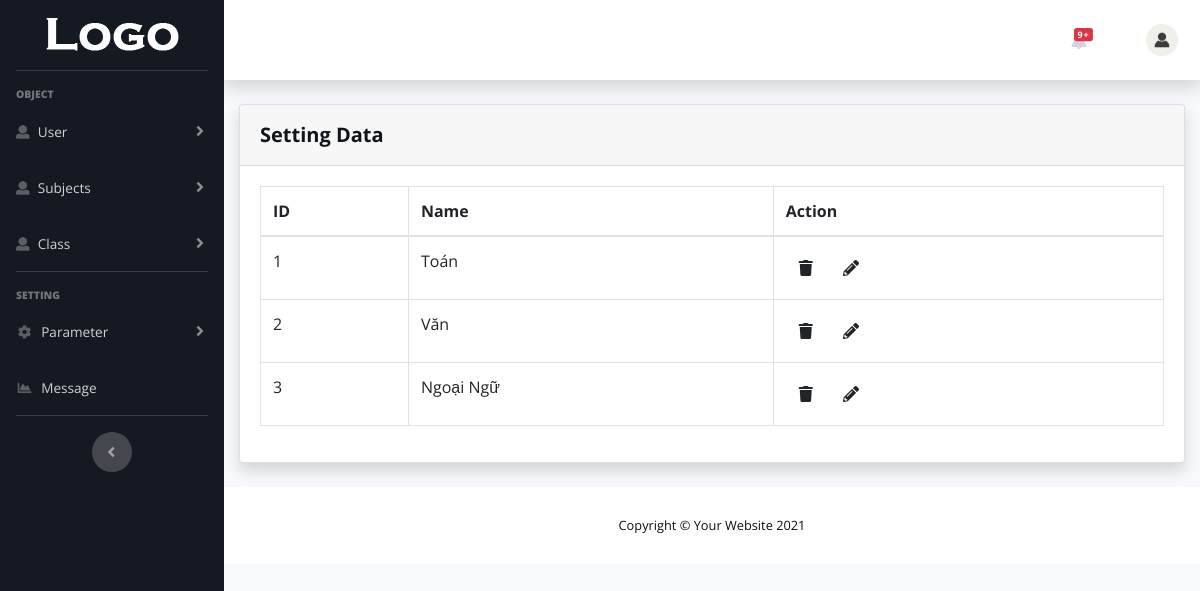
Page /project/admin?action=subjects on the committed database.
### tables this page shows
CREATE TABLE `parameter` (
  `key_id` int(11) NOT NULL,
  `key` text NOT NULL,
  `data` text NOT NULL,
  `value` text NOT NULL
);

CREATE TABLE `subjects` (
  `id` int(11) NOT NULL,
  `name` text NOT NULL
);

### _model/Parameter.php (called while the page is built, shortened)
<?php
class Parameter
{
    public static function getValueByKey($key)
    {
        $conn = DBConnection::getConnection();
        $sql = "SELECT * FROM `parameter` WHERE `key` = '" . $key . "'";
        $rs = mysqli_query($conn, $sql);
        $data = 1;
        if (mysqli_num_rows($rs) > 0) {
            while ($row = mysqli_fetch_object($rs)) {
                $data = $row->value;
            }
        }
        return $data;
    }
}

### _model/Message.php (called while the page is built, shortened)
<?php
class Message
{
    public static function getAll()
    {
        $rows = [];
        $conn = DBConnection::getConnection();
        $sql = "SELECT * FROM `message` ORDER BY id DESC LIMIT 10";
        $rs = mysqli_query($conn, $sql);
        if (mysqli_num_rows($rs) > 0) {
            while ($row = mysqli_fetch_object($rs)) {
                $data = new Message($row->id, $row->value, $row->date);
                $rows[] = $data;
            }
        }
        return $rows;
    }
}

### _model/Subjects.php (called while the page is built, shortened)
<?php
class Subjects
{
    private $ID;
    private $name;
    public function __construct($ID, $name)
    {
        $this->ID = $ID;
        $this->name = $name;
    }
    public function getID()
    {
        return $this->ID;
    }
    public function getName()
    {
        return $this->name;
    }
    public static function getAll()
    {
        $rows = [];
        $conn = DBConnection::getConnection();
        $sql = "SELECT * FROM `subjects`";
        $rs = mysqli_query($conn, $sql);
        if (mysqli_num_rows($rs) > 0) {
            while ($row = mysqli_fetch_object($rs)) {
                $data = new Subjects($row->id, $row->name);
                $rows[] = $data;
            }
        }
        return $rows;
    }
}

### admin.php (the view, shortened to what this page needs)
<?php
require_once './_model/Parameter.php';
require_once './_model/Message.php';
?>
<!DOCTYPE html>
<html lang="en">
<head>
    <link href="vendor/fontawesome-free/css/all.min.css" rel="stylesheet" type="text/css">
    <link href="<?= Parameter::getValueByKey('home_path') ?>/_assets/css/admin-style.min.css" rel="stylesheet">
    <link href="https://cdn.jsdelivr.net/npm/select2@4.1.0-rc.0/dist/css/select2.min.css" rel="stylesheet"/>
    <link href="<?= Parameter::getValueByKey('home_path') ?>/css/theme.min.css" rel="stylesheet">
</head>
<body id="page-top" class="admin-bar">
<div id="wrapper">
    <ul class="navbar-nav bg-gradient-primary sidebar sidebar-dark accordion" id="accordionSidebar">
        <a class="sidebar-brand d-flex align-items-center justify-content-center" href="<?= Parameter::getValueByKey('home_path') ?>">
            <div class="sidebar-brand-icon">
                <img src="<?= Parameter::getValueByKey('home_path') ?>/img/logo-light.png" alt="Logo">
            </div>
        </a>
        <hr class="sidebar-divider">
        <div class="sidebar-heading">
            Object
        </div>
        <li class="nav-item">
            <a class="nav-link collapsed" href="" data-toggle="collapse" data-target="#collapseUser" aria-expanded="true" aria-controls="collapseTwo">
                <i class="fas fa-user"></i>
                <span>User</span>
            </a>
        </li>
        <li class="nav-item">
            <a class="nav-link collapsed" href="" data-toggle="collapse" data-target="#collapseSubjects" aria-expanded="true" aria-controls="collapseTwo">
                <i class="fas fa-user"></i>
                <span>Subjects</span>
            </a>
        </li>
        <li class="nav-item">
            <a class="nav-link collapsed" href="" data-toggle="collapse" data-target="#collapseClass" aria-expanded="true" aria-controls="collapseTwo">
                <i class="fas fa-user"></i>
                <span>Class</span>
            </a>
        </li>
        <hr class="sidebar-divider">
        <div class="sidebar-heading">
            Setting
        </div>
        <li class="nav-item">
            <a class="nav-link collapsed" href="#" data-toggle="collapse" data-target="#collapseTwo"
               aria-expanded="true" aria-controls="collapseTwo">
                <i class="fas fa-fw fa-cog"></i>
                <span>Parameter</span>
            </a>
        </li>
        <li class="nav-item">
            <a class="nav-link" href="<?= Config::HOME_PATH ?>\admin?action=message">
                <i class="fas fa-fw fa-chart-area"></i>
                <span>Message</span>
            </a>
        </li>
        <hr class="sidebar-divider d-none d-md-block">
        <div class="text-center d-none d-md-inline">
            <button class="rounded-circle border-0" id="sidebarToggle"></button>
        </div>
    </ul>
    <div id="content-wrapper" class="d-flex flex-column">
        <div id="content">
            <nav class="navbar navbar-expand navbar-light bg-white topbar mb-4 static-top shadow">
                <ul class="navbar-nav ml-auto">
                    <li class="nav-item dropdown no-arrow mx-1">
                        <?php $MES = Message::getAll(); ?>
                        <a class="nav-link dropdown-toggle" href="#" id="alertsDropdown" role="button"
                           data-toggle="dropdown" aria-haspopup="true" aria-expanded="false">
                            <span class="badge badge-danger badge-counter"><?= count($MES) >= 10 ? '9+' : count($MES) ?></span>
                        </a>
                    </li>
                    <li class="nav-item dropdown no-arrow">
                        <a class="nav-link dropdown-toggle" href="#" id="userDropdown" role="button"
                           data-toggle="dropdown" aria-haspopup="true" aria-expanded="false">
                            <img class="img-profile rounded-circle" src="<?= Config::HOME_PATH ?>/img/depositphotos_137014128-stock-illustration-user-profile-icon.jpg">
                        </a>
                    </li>
                </ul>
            </nav>
            <div class="container-fluid">
                <?php if (isset($_GET['action']) && !empty($_GET['action'])) : ?>
                    <?php
                    switch ($_GET['action']) {
                        case "subjects":
                            include_once '_admin-source/subject.php';
                            break;
                    }
                    ?>
                <?php else: ?>
                    <?= 'No action choose'; ?>
                <?php endif; ?>
            </div>
        </div>
        <footer class="sticky-footer bg-white">
            <div class="container my-auto">
                <div class="copyright text-center my-auto">
                    <span>Copyright &copy; Your Website 2021</span>
                </div>
            </div>
        </footer>
    </div>
</div>
</body>
</html>

### _admin-source/subject.php (shortened to what this page needs)
<?php
require_once '_model/Parameter.php';
require_once '_model/Subjects.php';
$datas = Subjects::getAll(); ?>
<form class="card shadow mb-4" method="post">
    <div class="card-header py-3">
        <h6 class="m-0 font-weight-bold text-primary">Setting Data</h6>
    </div>
    <div class="card-body">
        <div class="table-responsive">
            <table class="table table-bordered" id="dataTable" width="100%" cellspacing="0">
                <thead>
                <tr>
                    <th>ID</th>
                    <th>Name</th>
                    <th>Action</th>
                </tr>
                </thead>
                <tbody>
                <?php foreach ($datas as $data) : ?>
                    <tr>
                        <td>
                            <?= $data->getID() ?>
                        </td>
                        <td><?= $data->getName() ?></td>
                        <td>
                            <button class="btn btn-remove" name="delete" value="<?= $data->getID() ?>" title="Delete User"><i class="fas fa-trash"></i></button>
                            <a class="btn btn-edit" href="?action=subject-edit&subject=<?= $data->getID() ?>" title="Edit"><i class="fas fa-pencil-alt"></i></a>
                        </td>
                    </tr>
                <?php endforeach; ?>
                </tbody>
            </table>
        </div
    </div>
</form>

### rows in the picture
parameter: value (picture)
subjects: id "1", name "Toán"
subjects: id "2", name "Văn"
subjects: id "3", name "Ngoại Ngữ"
